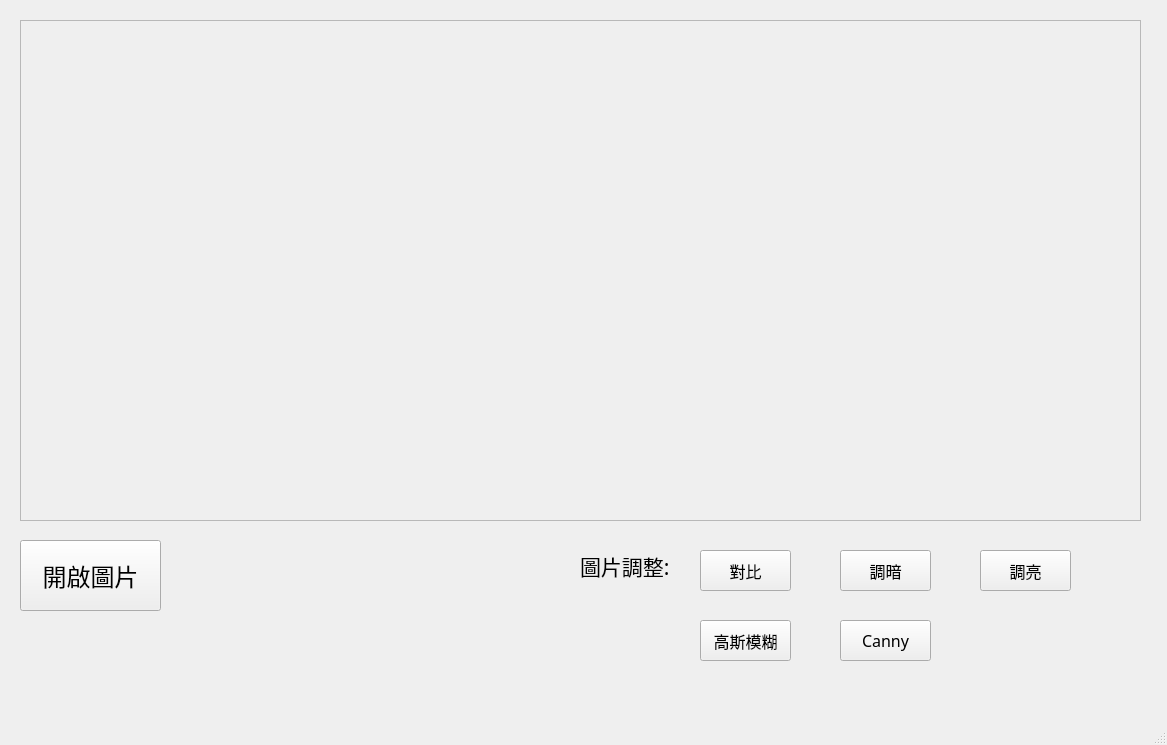
<?xml version="1.0" encoding="UTF-8"?>
<ui version="4.0">
 <class>MainWindow</class>
 <widget class="QMainWindow" name="MainWindow">
  <property name="geometry">
   <rect>
    <x>0</x>
    <y>0</y>
    <width>1167</width>
    <height>745</height>
   </rect>
  </property>
  <property name="windowTitle">
   <string>MainWindow</string>
  </property>
  <widget class="QWidget" name="centralwidget">
   <widget class="QFrame" name="frame">
    <property name="geometry">
     <rect>
      <x>20</x>
      <y>20</y>
      <width>1121</width>
      <height>501</height>
     </rect>
    </property>
    <property name="frameShape">
     <enum>QFrame::StyledPanel</enum>
    </property>
    <property name="frameShadow">
     <enum>QFrame::Raised</enum>
    </property>
    <widget class="QLabel" name="label">
     <property name="geometry">
      <rect>
       <x>20</x>
       <y>20</y>
       <width>521</width>
       <height>471</height>
      </rect>
     </property>
     <property name="text">
      <string/>
     </property>
    </widget>
    <widget class="QLabel" name="label_2">
     <property name="geometry">
      <rect>
       <x>580</x>
       <y>10</y>
       <width>521</width>
       <height>471</height>
      </rect>
     </property>
     <property name="text">
      <string/>
     </property>
    </widget>
   </widget>
   <widget class="QPushButton" name="pushButton">
    <property name="geometry">
     <rect>
      <x>20</x>
      <y>540</y>
      <width>141</width>
      <height>71</height>
     </rect>
    </property>
    <property name="font">
     <font>
      <family>a song for jennifer bold</family>
      <pointsize>18</pointsize>
     </font>
    </property>
    <property name="text">
     <string>開啟圖片</string>
    </property>
   </widget>
   <widget class="QPushButton" name="pushButton_2">
    <property name="geometry">
     <rect>
      <x>700</x>
      <y>550</y>
      <width>91</width>
      <height>41</height>
     </rect>
    </property>
    <property name="font">
     <font>
      <family>a song for jennifer bold</family>
      <pointsize>12</pointsize>
     </font>
    </property>
    <property name="text">
     <string>對比</string>
    </property>
   </widget>
   <widget class="QPushButton" name="pushButton_3">
    <property name="geometry">
     <rect>
      <x>840</x>
      <y>550</y>
      <width>91</width>
      <height>41</height>
     </rect>
    </property>
    <property name="font">
     <font>
      <family>a song for jennifer bold</family>
      <pointsize>12</pointsize>
     </font>
    </property>
    <property name="text">
     <string>調暗</string>
    </property>
   </widget>
   <widget class="QPushButton" name="pushButton_4">
    <property name="geometry">
     <rect>
      <x>980</x>
      <y>550</y>
      <width>91</width>
      <height>41</height>
     </rect>
    </property>
    <property name="font">
     <font>
      <family>a song for jennifer bold</family>
      <pointsize>12</pointsize>
     </font>
    </property>
    <property name="text">
     <string>調亮</string>
    </property>
   </widget>
   <widget class="QPushButton" name="pushButton_5">
    <property name="geometry">
     <rect>
      <x>700</x>
      <y>620</y>
      <width>91</width>
      <height>41</height>
     </rect>
    </property>
    <property name="font">
     <font>
      <family>a song for jennifer bold</family>
      <pointsize>12</pointsize>
     </font>
    </property>
    <property name="text">
     <string>高斯模糊</string>
    </property>
   </widget>
   <widget class="QPushButton" name="pushButton_6">
    <property name="geometry">
     <rect>
      <x>840</x>
      <y>620</y>
      <width>91</width>
      <height>41</height>
     </rect>
    </property>
    <property name="font">
     <font>
      <family>a song for jennifer bold</family>
      <pointsize>12</pointsize>
     </font>
    </property>
    <property name="text">
     <string>Canny</string>
    </property>
   </widget>
   <widget class="QLabel" name="label_3">
    <property name="geometry">
     <rect>
      <x>580</x>
      <y>540</y>
      <width>101</width>
      <height>51</height>
     </rect>
    </property>
    <property name="font">
     <font>
      <family>a song for jennifer bold</family>
      <pointsize>16</pointsize>
     </font>
    </property>
    <property name="text">
     <string>圖片調整:</string>
    </property>
   </widget>
  </widget>
  <widget class="QMenuBar" name="menubar">
   <property name="geometry">
    <rect>
     <x>0</x>
     <y>0</y>
     <width>1167</width>
     <height>21</height>
    </rect>
   </property>
  </widget>
  <widget class="QStatusBar" name="statusbar"/>
 </widget>
 <resources/>
 <connections/>
</ui>
